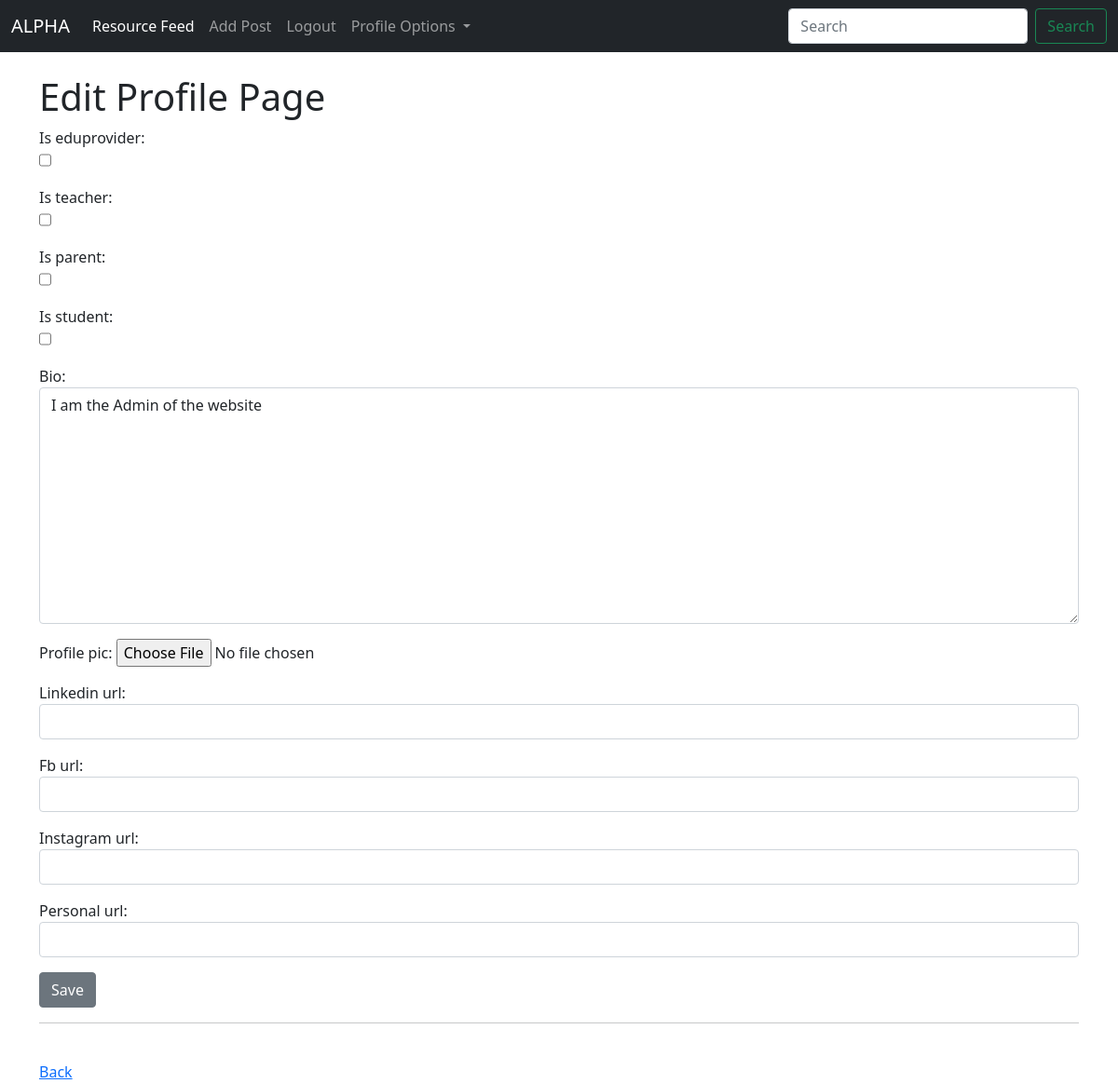
The page /account/1/edit_profile_page/ (signed in) on the database as committed earlier.
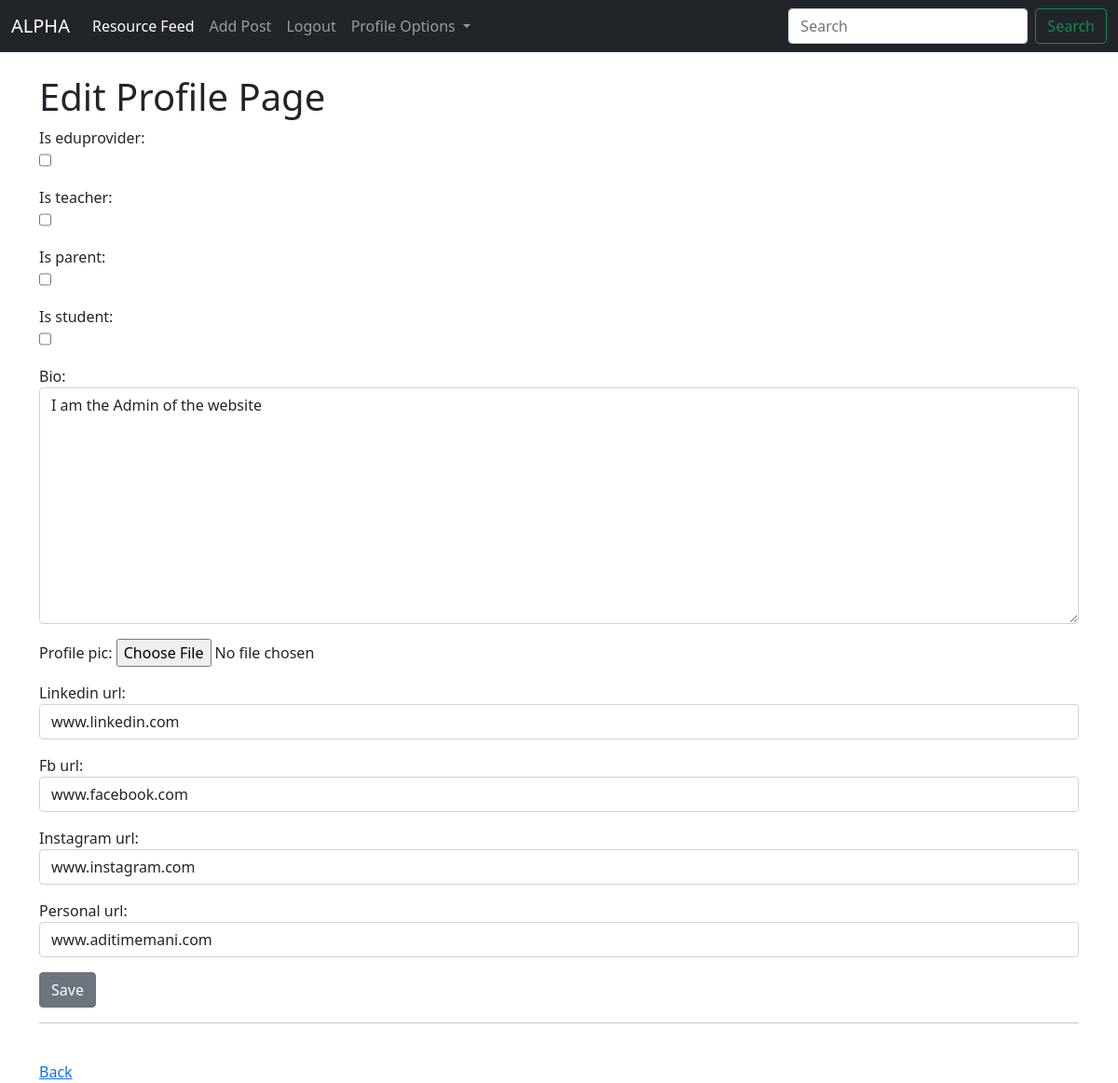
The same page on the database as committed later.
### blog/models.py (models this page shows, shortened)
class Profile(models.Model):
    user = models.OneToOneField(User, on_delete=models.CASCADE, null=True)
    bio = models.TextField()
    profile_pic = models.ImageField(null=True, blank=True, upload_to="images/profile/")
    linkedin_url = models.CharField(max_length=200, null=True, blank=True)
    fb_url = models.CharField(max_length=200, null=True, blank=True)
    instagram_url = models.CharField(max_length=200, null=True, blank=True)
    personal_url = models.CharField(max_length=200, null=True, blank=True)
    is_eduprovider = models.BooleanField(default=False)
    is_teacher = models.BooleanField(default=False)
    is_parent = models.BooleanField(default=False)
    is_student = models.BooleanField(default=False)

### account/views.py (the view)
# urls.py: path('<int:pk>/edit_profile_page/', views.EditProfilePageView.as_view(), name='edit_profile_page'),
class EditProfilePageView(generic.UpdateView):
    model = Profile
    form_class = EditProfileForm
    template_name = 'registration/edit_profile_page.html'

### account/forms.py
class EditProfileForm(UserChangeForm):
    email = forms.EmailField(widget=forms.EmailInput(attrs={'class': 'form-control'}))
    first_name = forms.CharField(max_length=200, widget=forms.TextInput(attrs={'class': 'form-control'}))
    last_name = forms.CharField(max_length=200, widget=forms.TextInput(attrs={'class': 'form-control'}))
    username = forms.CharField(max_length=200, widget=forms.TextInput(attrs={'class': 'form-control'}))
    class Meta:
        model = User
        fields = ('username', 'first_name', 'last_name',
                  'email')  # 'id_groups', 'last_login', 'date_joined', 'is_superuser', 'is_staff', 'is_active'

### account/templates/registration/edit_profile_page.html (shortened to what this page needs)
{% extends 'base.html' %}
{% block content %}
    {% if user.is_authenticated %}
        {% if user.id == profile.user.id %}
<h1>Edit Profile Page</h1>
<div class ="form-group">
    <table>
        <form method="POST" enctype="multipart/form-data">
        {{ form.as_p }}
            <button class="btn btn-secondary">Save</button>
        </form>
    </table>
    </div>
<hr>
<br/>
            {% else %}
            You're not the correct user for this page!
    {% endif %}
        {% else %}
            You must register to access this page!
    {% endif %}
<a href="{% url 'post_list' %}">Back</a>
{% endblock %}

Rows that differ between the two databases and show on the page:
changed Profile "I am the Admin of the website": linkedin_url (not shown) → "www.linkedin.com"; fb_url (not shown) → "www.facebook.com"; instagram_url (not shown) → "www.instagram.com"; personal_url (not shown) → "www.aditimemani.com"
